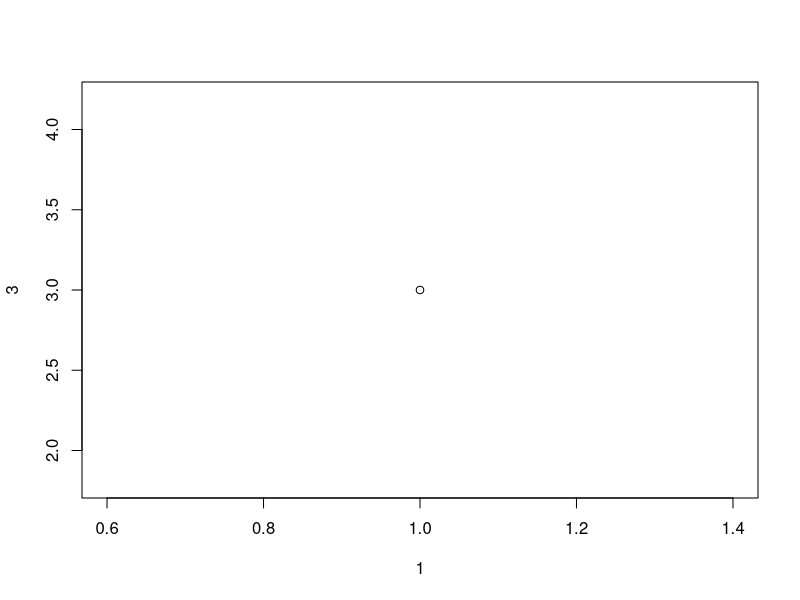
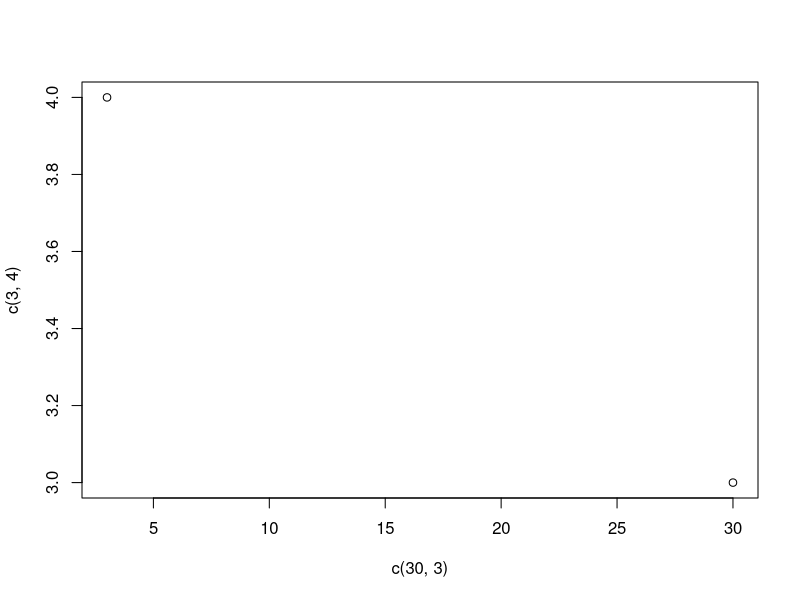
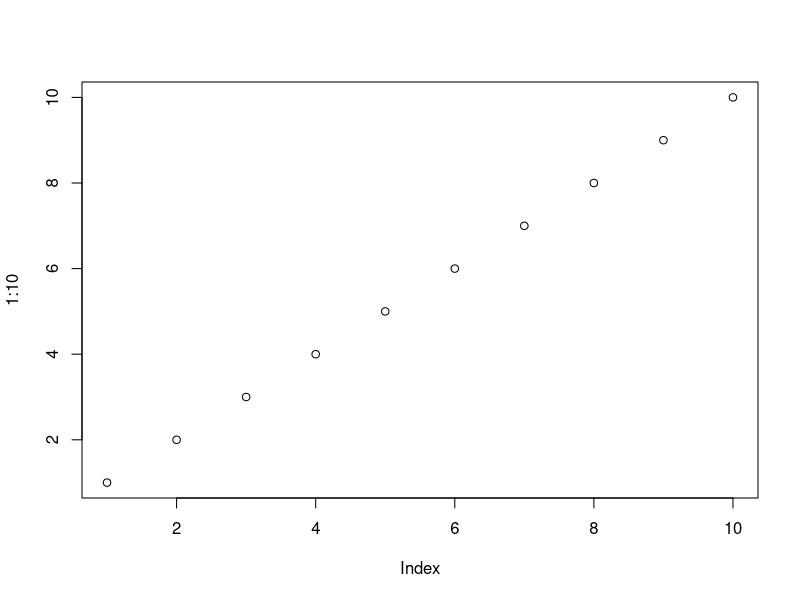
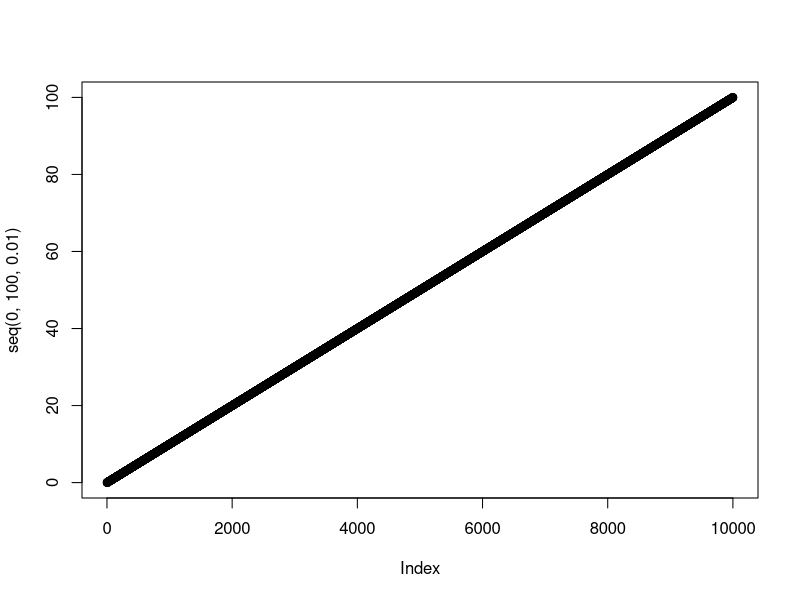
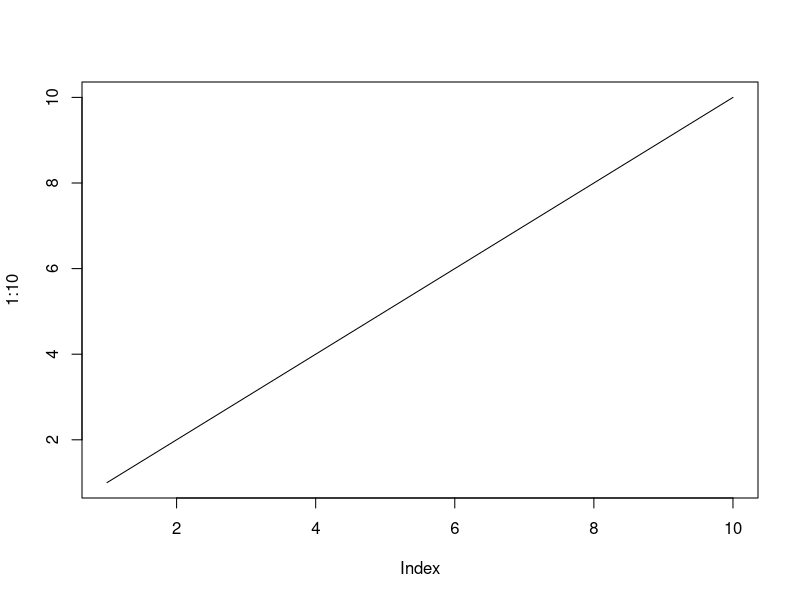
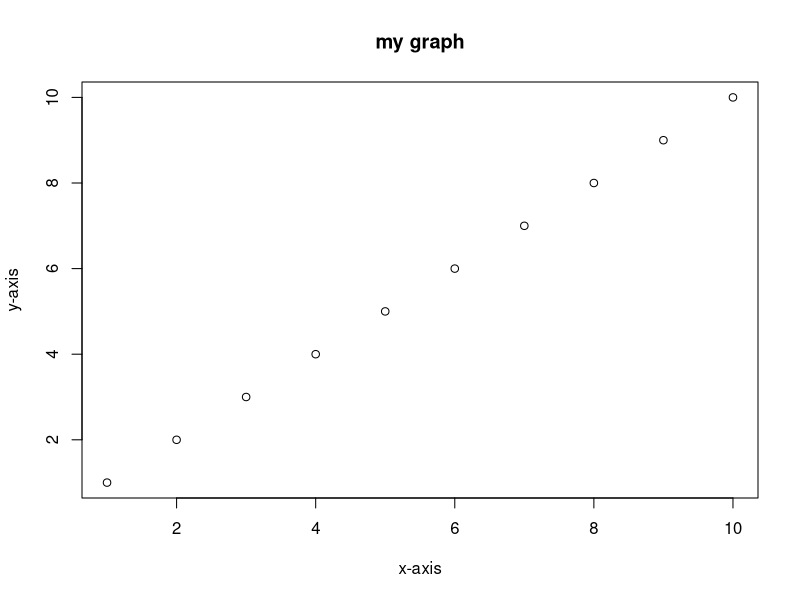
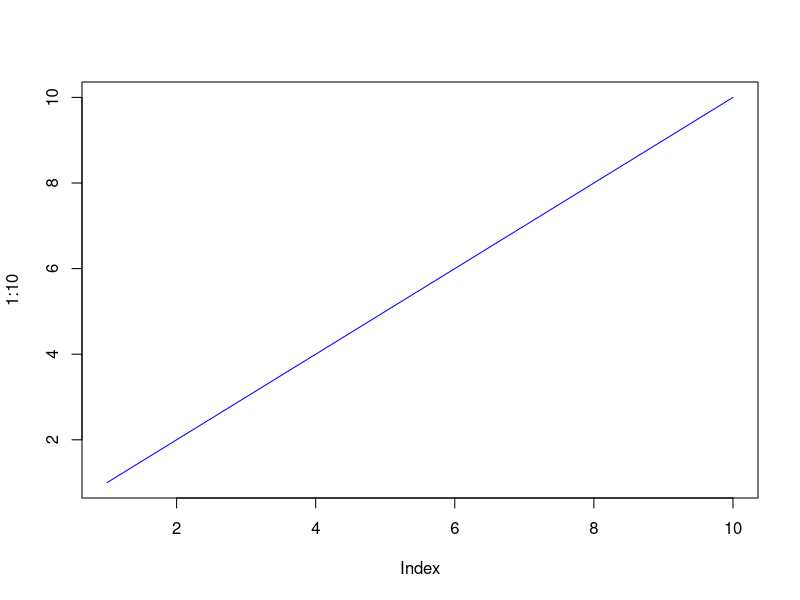
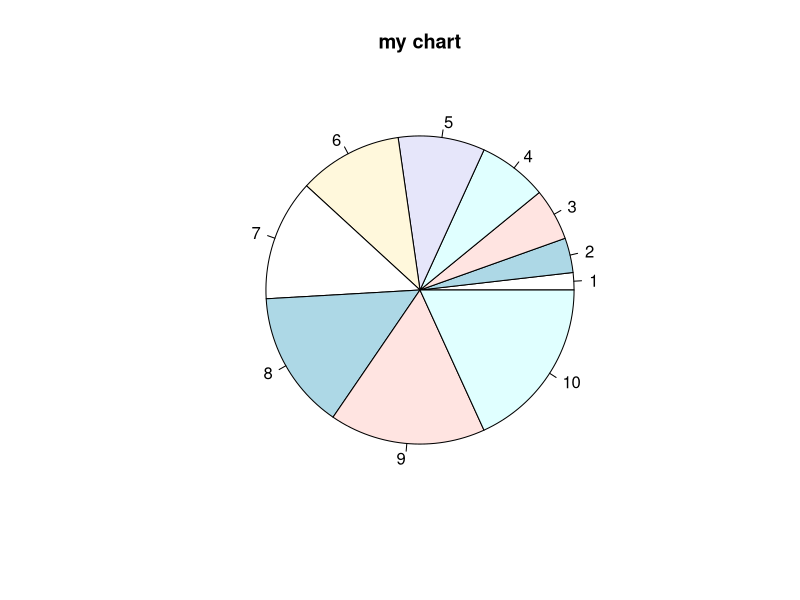

These charts were generated, in order, by the following R code:
#declaring the nultiple variable is
one<-two<-200
print(one)
two
print(one)


x<-0.5
print(class(x))

x=1000L
print(class(x))

x=TRUE
print(class(x))

x=9+3i
print(class(x))

x<-"adithya"
print(class(x))

#Math function
print(max(100,1000,100))

print(min(10,1000,4556))

#for the sqrt
print(sqrt(4))
#absolutre function

print(abs(-456))
print(ceiling(5.01))
print(floor(5.99))

name="adithya"

print(nchar(name))


#forloops
for(i in 1:10)
{
  print(i)
}

fruits=list("banana","apple","orange","strawberry")
for(j in fruits)
{
  print(j)
}


dice<-c(1,2,3,4,5,6)
for(k in dice)
{
  print(k)
}

for(k1 in fruits)
{
  if(k1=='orange')
  {
    break
  }
  else
  {
    print(k1)
  }
  
}


dice<-1:6
for(k3 in dice)
{
  if(k3==6)
  {
    print(paste("the selected choice is ",k3,"yazdee"))
  }
  else
  {
    print(paste("you selected choice is ",k3,"not yazdee"))
  }
}

myfunction <-function()
{
  print("Function Output")
}

myfunction()

addfun<-function(n1,n2)
{
  print(n1+n2)
}
addfun(4,5)

#function with the parameters
text<-function(name="swiss")
{
  print(paste(name," made in that country"))
}
text("usa")
text("germany")
text("japan")


#return values of pow

pow<-function(n)
{
  return (n*n)
}

print(pow(3))
print(pow(33))
#for a sequence of numbers


ss=seq(1,100,0.01)
print(ss)

#plotting

plot(1,3)
plot(c(30,3),c(3,4))

plot(1:10)

plot(seq(0,100,0.01))
plot(1:10,type="l")
plot(1:10,xlab="x-axis",ylab="y-axis",main="my graph")
plot(1:10,type='l',col="blue")


pie(1:10,main="my chart")


